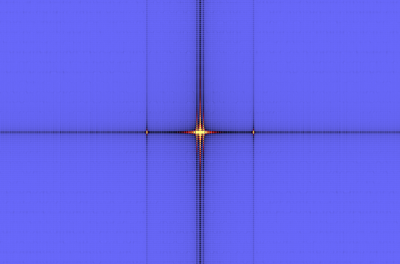
%> input picture Image Processing 1/alireza (2).png (cropped and resized to the size of MATLAB's example picture), 400 x 264 px, given in place of gantrycrane.png, which was not available
$ octave app16.m   (GNU Octave 9; MATLAB toolbox functions it lacks are replaced by stand-ins)
%> lines starting %> are read from the running program, lines starting %| are printed output that depends on the picture; pictures that were not available may be replaced by others from this repository, and a replacement may not be noted
clc;clear;close all;
g = imread('gantrycrane.png');
%> g is the input picture: size 264x400x3 uint8; mean R, G, B 99.1, 98.9, 238
g1 = rgb2gray(g);
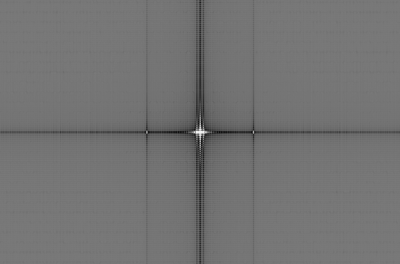
%> g1: size 264x400 uint8; min 10, max 242, mean 114.8
g2 = imnoise(g1,'salt & pepper',0.1);
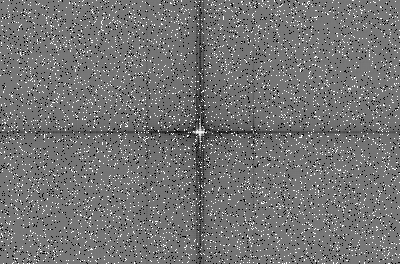
%> g2: size 264x400 uint8; min 0, max 255, mean 116.2
g3 = g1(118:221,76:174);
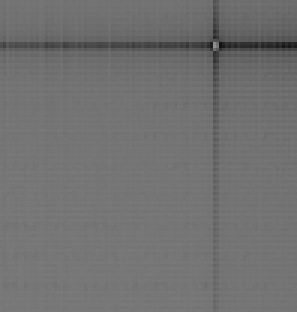
%> g3: size 104x99 uint8 (shown 3 times larger); min 17, max 145, mean 112.8
g4 = g2(118:221,76:174);
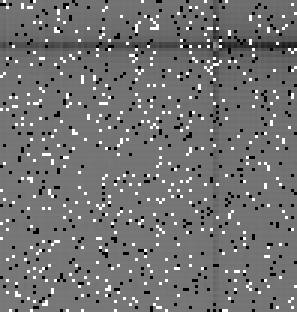
%> g4: size 104x99 uint8 (shown 3 times larger); min 0, max 255, mean 114.5
subplot(3,2,1);imshow(g3);
title('tasvir asli');
subplot(3,2,2);imshow(g4);
title('tasvir noise dar');
subplot(3,2,3);plot(g3(52,:));
subplot(3,2,4);plot(g4(52,:));
subplot(3,2,5);mesh(g1(118:221,76:174));
subplot(3,2,6);mesh(g2(118:221,76:174));
%> after `mesh(g2(118:221,76:174))`:
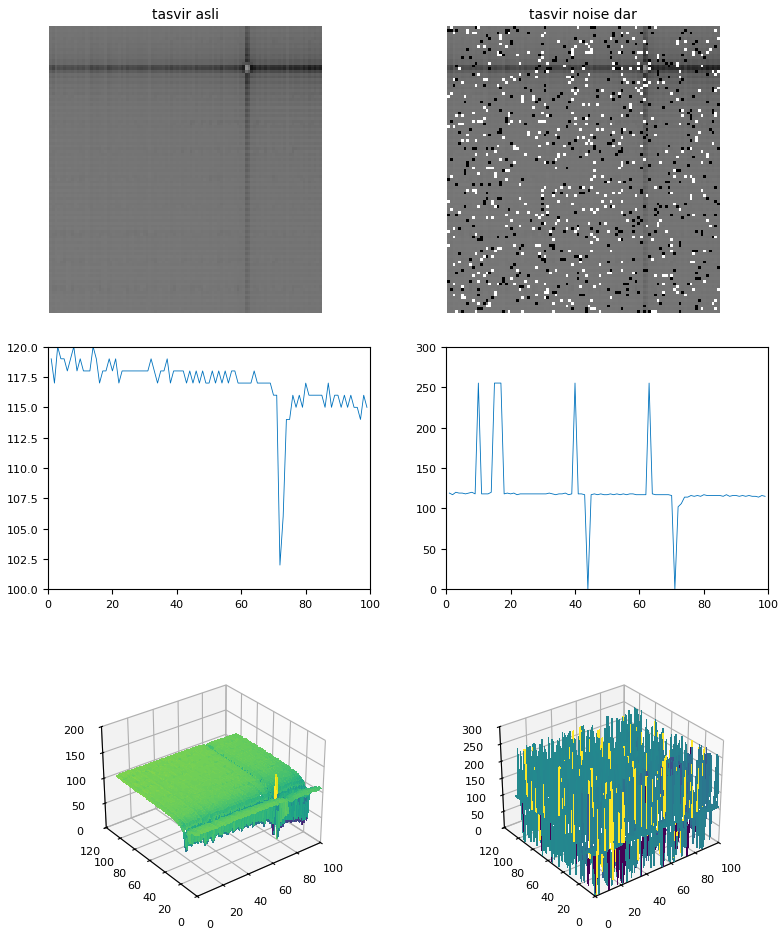
%> figure redrawn from the program's plot data, 6 panels
